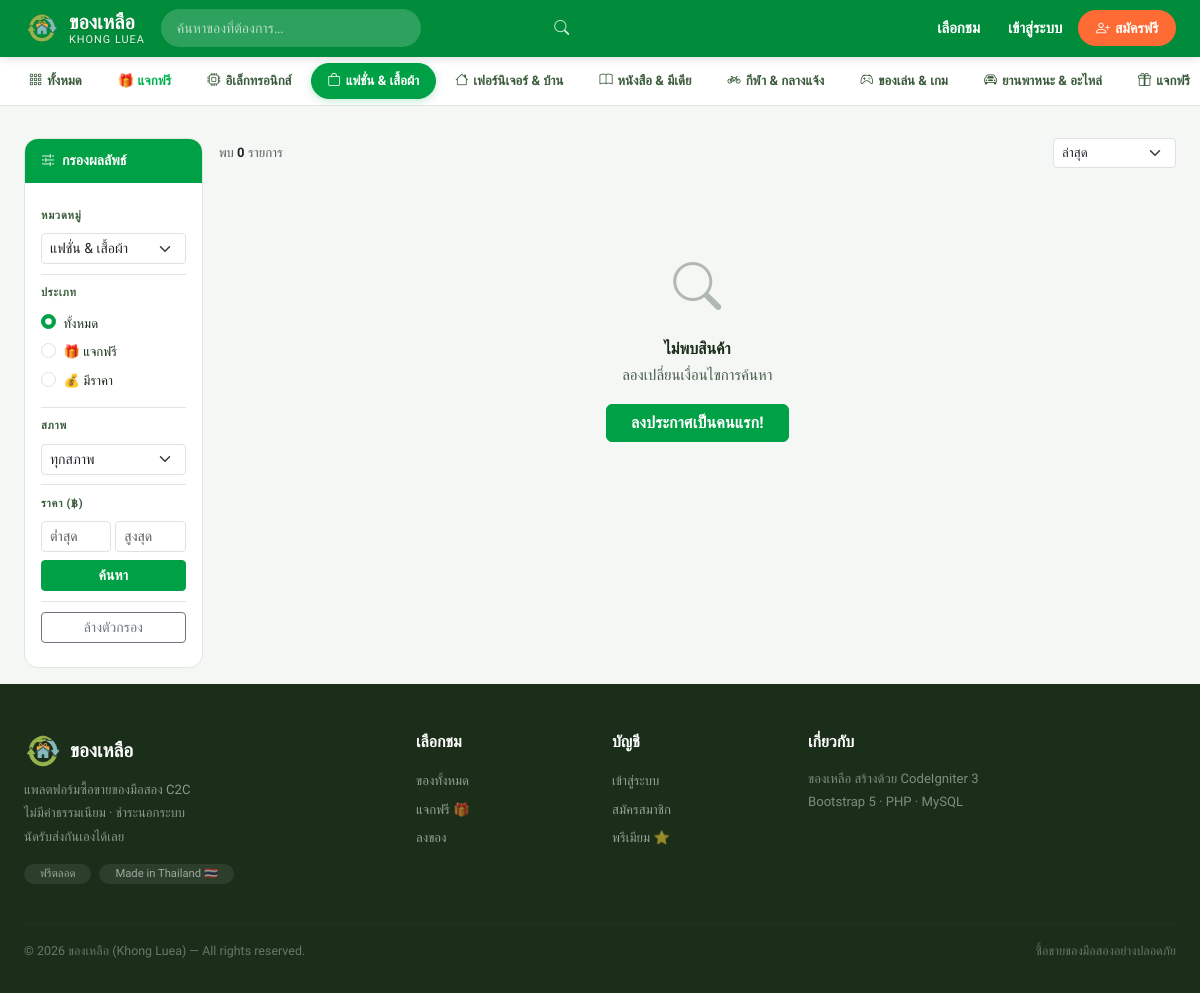
Page /items?category_id=2 on the committed database.
### tables this page shows
CREATE TABLE `categories` (
  `id`          INT(11)  UNSIGNED NOT NULL AUTO_INCREMENT,
  `parent_id`   INT(11)  UNSIGNED     NULL DEFAULT NULL,
  `name`        VARCHAR(100)      NOT NULL,
  `slug`        VARCHAR(120)      NOT NULL,
  `icon`        VARCHAR(100)          NULL DEFAULT NULL,
  `sort_order`  SMALLINT(5)  UNSIGNED NOT NULL DEFAULT 0,
  `is_active`   TINYINT(1)        NOT NULL DEFAULT 1,
  `created_at`  DATETIME          NOT NULL DEFAULT CURRENT_TIMESTAMP,
  PRIMARY KEY (`id`),
  UNIQUE KEY `uq_categories_slug` (`slug`),
  KEY `idx_categories_parent` (`parent_id`),
  CONSTRAINT `fk_categories_parent`
    FOREIGN KEY (`parent_id`) REFERENCES `categories` (`id`)
    ON DELETE SET NULL ON UPDATE CASCADE
);

### application/controllers/frontend/Items.php (called while the page is built, shortened)
<?php
class Items extends CI_Controller {
    public function __construct()
    {
        $this->load->model(['Item_model', 'Category_model', 'Image_model', 'Favorite_model']);
        $this->load->library('pagination');
    }
    public function index(): void
    {
        $filters = [
            'category_id' => $this->input->get('category_id'),
            'is_free'     => $this->input->get('is_free'),
            'condition'   => $this->input->get('condition'),
            'min_price'   => $this->input->get('min_price'),
            'max_price'   => $this->input->get('max_price'),
            'search'      => $this->input->get('q', TRUE),
            'sort'        => $this->input->get('sort') ?: 'newest',
        ];
        $total   = $this->Item_model->count_list($filters);
        $page    = max(1, (int)$this->input->get('page'));
        $offset  = ($page - 1) * ITEMS_PER_PAGE;
        $config = [
            'base_url'    => current_url() . '?' . http_build_query(array_filter($filters)),
            'total_rows'  => $total,
            'per_page'    => ITEMS_PER_PAGE,
            'uri_segment' => 0,
            'use_page_numbers' => TRUE,
            'query_string_segment' => 'page',
        ];
        $this->pagination->initialize($config);
        $data = [
            'title'      => 'Browse Items',
            'items'      => $this->Item_model->get_list($filters, ITEMS_PER_PAGE, $offset),
            'categories' => $this->Category_model->get_all_active(),
            'filters'    => $filters,
            'total'      => $total,
            'pagination' => $this->pagination->create_links(),
        ];
        $this->_render('items/index', $data);
    }
    private function _render(string $view, array $data = []): void
    {
        $this->load->view('layouts/frontend_layout', array_merge($data, ['content_view' => 'frontend/' . $view]));
    }
}

### index.php (called while the page is built, shortened)
<?php
require_once BASEPATH."core/CodeIgniter.php";

### application/helpers/auth_helper.php (called while the page is built, shortened)
<?php
if ( ! function_exists('is_logged_in')) {
    function is_logged_in(): bool {
        $CI =& get_instance();
        return (bool) $CI->session->userdata('user_id');
    }
}

### application/models/Category_model.php (called while the page is built, shortened)
<?php
class Category_model extends CI_Model {
    protected string $table = 'categories';
    public function get_all_active(): array
    {
        return $this->db->where('is_active', 1)->order_by('sort_order', 'ASC')->get($this->table)->result_array();
    }
}

### application/models/Item_model.php (called while the page is built, shortened)
<?php
class Item_model extends CI_Model {
    protected string $table = 'items';
    private function _base_query(array $filters = []): void
    {
        $this->db->select('items.*, users.name AS seller_name,
            (SELECT image_path FROM item_images WHERE item_id=items.id AND is_primary=1 LIMIT 1) AS primary_image')
            ->from($this->table)
            ->join('users', 'users.id = items.user_id')
            ->where('users.is_banned', 0);
        if (!empty($filters['user_id'])) {
            $this->db->where('items.user_id', (int)$filters['user_id'])
                     ->where('items.status !=', ITEM_DELETED);
        } else {
            $this->db->where_in('items.status', [ITEM_ACTIVE, ITEM_RESERVED]);
        }
        if ( ! empty($filters['category_id'])) {
            $this->db->where('items.category_id', (int)$filters['category_id']);
        }
    }
    public function get_list(array $filters = [], int $limit = ITEMS_PER_PAGE, int $offset = 0): array
    {
        $sort = $filters['sort'] ?? 'newest';
        switch ($sort) {
            default:
                $this->db->order_by('items.is_bumped', 'DESC')
                         ->order_by('items.is_highlighted', 'DESC')
                         ->order_by('items.created_at', 'DESC');
        }
        return $this->db->limit($limit, $offset)->get()->result_array();
    }
    public function count_list(array $filters = []): int
    {
        return $this->db->count_all_results();
    }
}

### application/views/frontend/items/index.php (the view, shortened to what this page needs)
<div class="container-fluid px-3 px-lg-4 py-3" style="max-width:1400px;margin:0 auto;">
  <div class="row g-3">
    <div class="col-lg-2 col-md-3 d-none d-md-block">
      <div class="kl-filter-card">
        <div class="kl-filter-head"><i class="bi bi-sliders2"></i>กรองผลลัพธ์</div>
        <div class="kl-filter-body">
          <form method="get" action="<?= site_url('items') ?>">
            <div class="kl-filter-section">
              <div class="kl-filter-label">หมวดหมู่</div>
              <select name="category_id" class="form-select form-select-sm" onchange="this.form.submit()">
                <?php foreach ($categories as $c): ?>
                  <option value="<?= $c['id'] ?>" <?= $filters['category_id']==$c['id']?'selected':'' ?>>
                    <?= htmlspecialchars($c['name']) ?>
                  </option>
                <?php endforeach; ?>
              </select>
            </div>
            <div class="kl-filter-section">
              <div class="kl-filter-label">ประเภท</div>
              <?php foreach ([''=> 'ทั้งหมด','1'=>'🎁 แจกฟรี','0'=>'💰 มีราคา'] as $v=>$l): ?>
              <div class="form-check mb-1">
                <input class="form-check-input" type="radio" name="is_free" value="<?= $v ?>" id="t<?= $v ?>"
                       <?= (string)$filters['is_free']===(string)$v && ($v!=='' || $filters['is_free']===''||$filters['is_free']===NULL) ? 'checked' : ($v===''&&($filters['is_free']===NULL||$filters['is_free']==='')&&true?'checked':'') ?>
                       onchange="this.form.submit()">
                <label class="form-check-label small" for="t<?= $v ?>"><?= $l ?></label>
              </div>
              <?php endforeach; ?>
            </div>
            <div class="kl-filter-section">
              <div class="kl-filter-label">สภาพ</div>
              <select name="condition" class="form-select form-select-sm" onchange="this.form.submit()">
                <option value="">ทุกสภาพ</option>
              </select>
            </div>
            <div class="kl-filter-section">
              <div class="kl-filter-label">ราคา (฿)</div>
              <div class="row g-1">
                <div class="col-6"><input type="number" name="min_price" class="form-control form-control-sm" placeholder="ต่ำสุด" value="<?= htmlspecialchars($filters['min_price']??'') ?>"></div>
                <div class="col-6"><input type="number" name="max_price" class="form-control form-control-sm" placeholder="สูงสุด" value="<?= htmlspecialchars($filters['max_price']??'') ?>"></div>
              </div>
              <button type="submit" class="btn btn-primary btn-sm w-100 mt-2 fw-600">ค้นหา</button>
            </div>
            <div class="kl-filter-section">
              <a href="<?= site_url('items') ?>" class="btn btn-outline-secondary btn-sm w-100">ล้างตัวกรอง</a>
            </div>
          </form>
        </div>
      </div>
    </div>
    <div class="col-lg-10 col-md-9">
      <div class="d-flex justify-content-between align-items-center mb-3 flex-wrap gap-2">
        <div class="text-muted small">
          พบ <strong class="text-dark"><?= number_format($total) ?></strong> รายการ
        </div>
        <div class="d-flex gap-2 align-items-center">
          <select class="form-select form-select-sm w-auto" onchange="location.href=this.value" style="font-size:.83rem;">
            <?php $sorts=['newest'=>'ล่าสุด','price_asc'=>'ราคาน้อย→มาก','price_desc'=>'ราคามาก→น้อย'];
            foreach ($sorts as $v=>$l):
              $url=site_url('items?').http_build_query(array_merge(array_filter($filters),['sort'=>$v])); ?>
            <option value="<?= $url ?>" <?= $filters['sort']===$v?'selected':'' ?>><?= $l ?></option>
            <?php endforeach; ?>
          </select>
        </div>
      </div>
      <?php if (empty($items)): ?>
        <div class="kl-empty" style="padding:4rem 1rem;">
          <i class="bi bi-search"></i>
          <h6>ไม่พบสินค้า</h6>
          <p class="mb-3">ลองเปลี่ยนเงื่อนไขการค้นหา</p>
          <a href="<?= site_url('items/create') ?>" class="btn btn-primary px-4">ลงประกาศเป็นคนแรก!</a>
        </div>
      <?php endif; ?>
    </div>
  </div>
</div>

### application/views/partials/navbar.php (shortened to what this page needs)
<nav class="kl-navbar navbar navbar-expand-lg">
  <div class="container-fluid px-3 px-lg-4 d-flex align-items-center gap-2 gap-lg-3" style="max-width:1400px;margin:0 auto;">
    <a class="navbar-brand me-0" href="<?= site_url('/') ?>">
      <div class="brand-logo">
        <img src="<?= base_url('assets/img/logo-icon.png') ?>" alt="ของเหลือ"
             style="width:34px;height:34px;object-fit:contain;">
      </div>
      <div class="brand-th">ของเหลือ<span>KHONG LUEA</span></div>
    </a>
    <div class="kl-search d-none d-lg-flex flex-grow-1 position-relative" style="max-width:420px;">
      <form action="<?= site_url('items') ?>" method="get" style="width:100%;">
        <input class="form-control" type="search" name="q" placeholder="ค้นหาของที่ต้องการ…"
               value="<?= htmlspecialchars($this->input->get('q', TRUE) ?? '') ?>">
        <button type="submit" class="btn-search"><i class="bi bi-search"></i></button>
      </form>
    </div>
    <div class="collapse navbar-collapse" id="klNav">
      <ul class="navbar-nav ms-auto align-items-lg-center gap-1">
        <li class="nav-item d-none d-lg-block">
          <a class="nav-link" href="<?= site_url('items') ?>">เลือกชม</a>
        </li>
        <?php if (is_logged_in()): ?>
          <?php $user = current_user(); ?>
          <li class="nav-item">
            <a class="btn-post ms-1" href="<?= site_url('items/create') ?>">
              <i class="bi bi-plus-lg"></i>ลงของ
            </a>
          </li>
          <li class="nav-item position-relative">
            <a class="nav-link" href="<?= site_url('chat') ?>" title="ข้อความ">
              <i class="bi bi-chat-dots fs-5"></i>
              <?php
              $_unread = 0;
              try {
                  $_unread = (int)$this->Message_model->unread_count((int)$user['id']);
              } catch (Throwable $e) { $_unread = 0; }
              if ($_unread > 0): ?>
              <span class="position-absolute top-0 start-100 translate-middle badge rounded-pill"
                    style="background:var(--orange);font-size:.6rem;min-width:16px;padding:2px 5px;margin-left:-8px;margin-top:4px;">
                <?= $_unread > 99 ? '99+' : $_unread ?>
              </span>
              <?php endif; ?>
            </a>
          </li>
          <li class="nav-item">
            <a class="nav-link" href="<?= site_url('favorites') ?>" title="ของที่ถูกใจ">
              <i class="bi bi-heart fs-5"></i>
            </a>
          </li>
          <li class="nav-item dropdown">
            <a class="nav-link dropdown-toggle d-flex align-items-center gap-2 pe-0" href="#" data-bs-toggle="dropdown">
              <?php if ($user['avatar']): ?>
                <img src="<?= base_url($user['avatar']) ?>" class="rounded-circle"
                     width="30" height="30" style="object-fit:cover;border:2px solid rgba(255,255,255,.5);" alt="">
              <?php else: ?>
                <div class="rounded-circle d-flex align-items-center justify-content-center fw-800"
                     style="width:30px;height:30px;background:rgba(255,255,255,.25);color:#fff;font-size:13px;">
                  <?= strtoupper(mb_substr($user['name'],0,1)) ?>
                </div>
              <?php endif; ?>
              <span class="d-none d-xl-inline" style="font-size:.88rem;"><?= htmlspecialchars(explode(' ',$user['name'])[0]) ?></span>
            </a>
            <ul class="dropdown-menu dropdown-menu-end">
              <li class="px-3 pt-2 pb-1">
                <div class="fw-700" style="font-size:.88rem;"><?= htmlspecialchars($user['name']) ?></div>
                <div class="text-muted" style="font-size:.73rem;"><?= htmlspecialchars($user['email']) ?></div>
              </li>
              <li><hr class="dropdown-divider my-1"></li>
              <li><a class="dropdown-item" href="<?= site_url('profile/'.urlencode($user['name'])) ?>"><i class="bi bi-person me-2 text-muted"></i>โปรไฟล์ของฉัน</a></li>
              <li><a class="dropdown-item" href="<?= site_url('profile/my-listings') ?>"><i class="bi bi-grid me-2 text-muted"></i>ของที่ลงไว้</a></li>
              <li><a class="dropdown-item" href="<?= site_url('credits') ?>">
                <i class="bi bi-coin me-2 text-warning"></i>เครดิต: <strong class="text-primary"><?= number_format($user['credits']) ?></strong></a></li>
              <li><a class="dropdown-item" href="<?= site_url('premium') ?>"><i class="bi bi-star me-2 text-warning"></i>แพ็กเกจพรีเมียม</a></li>
              <li><hr class="dropdown-divider my-1"></li>
              <?php if (is_admin()): ?>
                <li><a class="dropdown-item text-danger" href="<?= site_url('admin') ?>"><i class="bi bi-shield-lock me-2"></i>Admin Panel</a></li>
                <li><hr class="dropdown-divider my-1"></li>
              <?php endif; ?>
              <li><a class="dropdown-item" href="<?= site_url('logout') ?>"><i class="bi bi-box-arrow-right me-2 text-muted"></i>ออกจากระบบ</a></li>
            </ul>
          </li>
        <?php else: ?>
          <li class="nav-item"><a class="nav-link" href="<?= site_url('login') ?>">เข้าสู่ระบบ</a></li>
          <li class="nav-item"><a class="btn-post" href="<?= site_url('register') ?>"><i class="bi bi-person-plus"></i>สมัครฟรี</a></li>
        <?php endif; ?>
      </ul>
    </div>
  </div>
</nav>
<div class="kl-catbar">
  <div class="kl-catbar-inner">
    <a href="<?= site_url('items') ?>" class="<?= !$this->input->get('category_id') && !$this->input->get('is_free') ? 'active' : '' ?>">
      <i class="bi bi-grid-3x3-gap"></i> ทั้งหมด
    </a>
    <a href="<?= site_url('items?is_free=1') ?>" class="<?= $this->input->get('is_free')==='1' ? 'active' : '' ?>"
       style="<?= $this->input->get('is_free')==='1' ? '' : 'color:#00b14f;font-weight:600;' ?>">
      🎁 แจกฟรี
    </a>
    <?php
    try {
        $_cats = $this->Category_model->get_all_active();
    } catch (Throwable $e) {
        $_cats = [];
    }
    foreach ($_cats as $c): ?>
    <a href="<?= site_url('items?category_id='.$c['id']) ?>"
       class="<?= $this->input->get('category_id') == $c['id'] ? 'active' : '' ?>">
      <i class="bi <?= htmlspecialchars($c['icon']) ?>"></i> <?= htmlspecialchars($c['name']) ?>
    </a>
    <?php endforeach; ?>
  </div>
</div>

### rows in the picture
categories: name "อิเล็กทรอนิกส์"
categories: name "แฟชั่น & เสื้อผ้า"
categories: name "เฟอร์นิเจอร์ & บ้าน"
categories: name "หนังสือ & มีเดีย"
categories: name "กีฬา & กลางแจ้ง"
categories: name "ของเล่น & เกม"
categories: name "ยานพาหนะ & อะไหล่"
categories: name "แจกฟรี"

### other values in the picture
$l "ทั้งหมด"
$l "🎁 แจกฟรี"
$l "💰 มีราคา"
$total "0"
form field category_id "แฟชั่น & เสื้อผ้า"
form field value "ล่าสุด"
